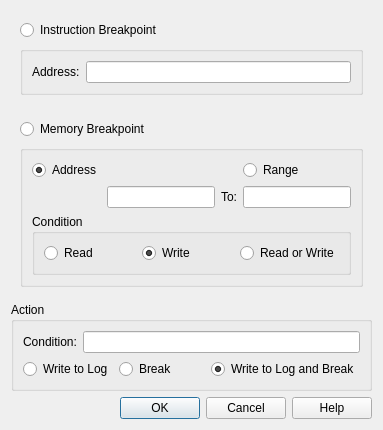
<?xml version="1.0" encoding="UTF-8"?>
<ui version="4.0">
 <class>BreakpointDialog</class>
 <widget class="QDialog" name="BreakpointDialog">
  <layout class="QVBoxLayout" name="mainLayout">
   <item>
    <widget class="QWidget" name="instructionWidget" native="true">
     <layout class="QGridLayout" name="instructionLayout">
      <item row="0" column="0">
       <widget class="QRadioButton" name="instructionBreakpointRadio">
        <property name="text">
         <string>Instruction Breakpoint</string>
        </property>
       </widget>
      </item>
      <item row="1" column="0">
       <widget class="QGroupBox" name="instructionBox">
        <layout class="QHBoxLayout" name="instructionDataLayout">
         <item>
          <widget class="QLabel" name="instructionAddressLabel">
           <property name="text">
            <string>Address:</string>
           </property>
           <property name="buddy">
            <cstring>instructionAddressEdit</cstring>
           </property>
          </widget>
         </item>
         <item>
          <widget class="QLineEdit" name="instructionAddressEdit"/>
         </item>
        </layout>
       </widget>
      </item>
     </layout>
    </widget>
   </item>
   <item>
    <widget class="QWidget" name="memoryWidget" native="true">
     <layout class="QGridLayout" name="memoryLayout">
      <item row="0" column="0">
       <widget class="QRadioButton" name="memoryBreakpointRadio">
        <property name="text">
         <string>Memory Breakpoint</string>
        </property>
       </widget>
      </item>
      <item row="1" column="0">
       <widget class="QGroupBox" name="memoryBox">
        <layout class="QGridLayout" name="memoryDataLayout">
         <item row="0" column="0">
          <widget class="QRadioButton" name="memoryUseAddressRadio">
           <property name="text">
            <string>Address</string>
           </property>
           <property name="checked">
            <bool>true</bool>
           </property>
          </widget>
         </item>
         <item row="0" column="3">
          <widget class="QRadioButton" name="memoryUseRangeRadio">
           <property name="text">
            <string extracomment="A range of memory addresses">Range</string>
           </property>
          </widget>
         </item>
         <item row="1" column="0">
          <widget class="QLabel" name="memoryAddressFromLabel"/>
         </item>
         <item row="1" column="1">
          <widget class="QLineEdit" name="memoryAddressFromEdit"/>
         </item>
         <item row="1" column="2">
          <widget class="QLabel" name="memoryAddressToLabel">
           <property name="text">
            <string>To:</string>
           </property>
           <property name="buddy">
            <cstring>memoryAddressToEdit</cstring>
           </property>
          </widget>
         </item>
         <item row="1" column="3">
          <widget class="QLineEdit" name="memoryAddressToEdit"/>
         </item>
         <item row="2" column="0" colspan="4">
          <widget class="QGroupBox" name="memoryConditionBox">
           <property name="title">
            <string extracomment="If a condition is set for a breakpoint, the condition becoming true is a prerequisite for triggering the breakpoint.">Condition</string>
           </property>
           <layout class="QHBoxLayout" name="memoryConditionLayout">
            <item>
             <widget class="QRadioButton" name="memoryOnReadRadio">
              <property name="text">
               <string extracomment="This is a selectable condition when adding a breakpoint">Read</string>
              </property>
             </widget>
            </item>
            <item>
             <widget class="QRadioButton" name="memoryOnWriteRadio">
              <property name="text">
               <string extracomment="This is a selectable condition when adding a breakpoint">Write</string>
              </property>
              <property name="checked">
               <bool>true</bool>
              </property>
             </widget>
            </item>
            <item>
             <widget class="QRadioButton" name="memoryOnReadWriteRadio">
              <property name="text">
               <string extracomment="This is a selectable condition when adding a breakpoint">Read or Write</string>
              </property>
             </widget>
            </item>
           </layout>
          </widget>
         </item>
        </layout>
       </widget>
      </item>
     </layout>
    </widget>
   </item>
   <item>
    <widget class="QGroupBox" name="actionBox">
     <property name="title">
      <string>Action</string>
     </property>
     <layout class="QVBoxLayout" name="actionVerticalLayout">
      <item>
       <layout class="QHBoxLayout" name="conditionalLayout">
        <item>
         <widget class="QLabel" name="conditionalLabel">
          <property name="text">
           <string extracomment="If a condition is set for a breakpoint, the condition becoming true is a prerequisite for triggering the breakpoint.">Condition:</string>
          </property>
          <property name="buddy">
           <cstring>conditionalEdit</cstring>
          </property>
         </widget>
        </item>
        <item>
         <widget class="QLineEdit" name="conditionalEdit"/>
        </item>
       </layout>
      </item>
      <item>
       <layout class="QHBoxLayout" name="actionLayout">
        <item>
         <widget class="QRadioButton" name="writeLogRadio">
          <property name="text">
           <string extracomment="This is a selectable action when adding a breakpoint">Write to Log</string>
          </property>
         </widget>
        </item>
        <item>
         <widget class="QRadioButton" name="breakRadio">
          <property name="text">
           <string extracomment="This is a selectable action when adding a breakpoint">Break</string>
          </property>
         </widget>
        </item>
        <item>
         <widget class="QRadioButton" name="writeLogAndBreakRadio">
          <property name="text">
           <string extracomment="This is a selectable action when adding a breakpoint">Write to Log and Break</string>
          </property>
          <property name="checked">
           <bool>true</bool>
          </property>
         </widget>
        </item>
       </layout>
      </item>
     </layout>
    </widget>
   </item>
   <item>
    <widget class="QDialogButtonBox" name="buttonBox">
     <property name="standardButtons">
      <set>QDialogButtonBox::Cancel|QDialogButtonBox::Help|QDialogButtonBox::Ok</set>
     </property>
    </widget>
   </item>
  </layout>
 </widget>
 <tabstops>
  <tabstop>instructionBreakpointRadio</tabstop>
  <tabstop>instructionAddressEdit</tabstop>
  <tabstop>memoryBreakpointRadio</tabstop>
  <tabstop>memoryUseAddressRadio</tabstop>
  <tabstop>memoryUseRangeRadio</tabstop>
  <tabstop>memoryAddressFromEdit</tabstop>
  <tabstop>memoryAddressToEdit</tabstop>
  <tabstop>memoryOnReadRadio</tabstop>
  <tabstop>memoryOnWriteRadio</tabstop>
  <tabstop>memoryOnReadWriteRadio</tabstop>
  <tabstop>conditionalEdit</tabstop>
  <tabstop>writeLogRadio</tabstop>
  <tabstop>breakRadio</tabstop>
  <tabstop>writeLogAndBreakRadio</tabstop>
  <tabstop>buttonBox</tabstop>
 </tabstops>
 <resources/>
 <connections/>
</ui>
